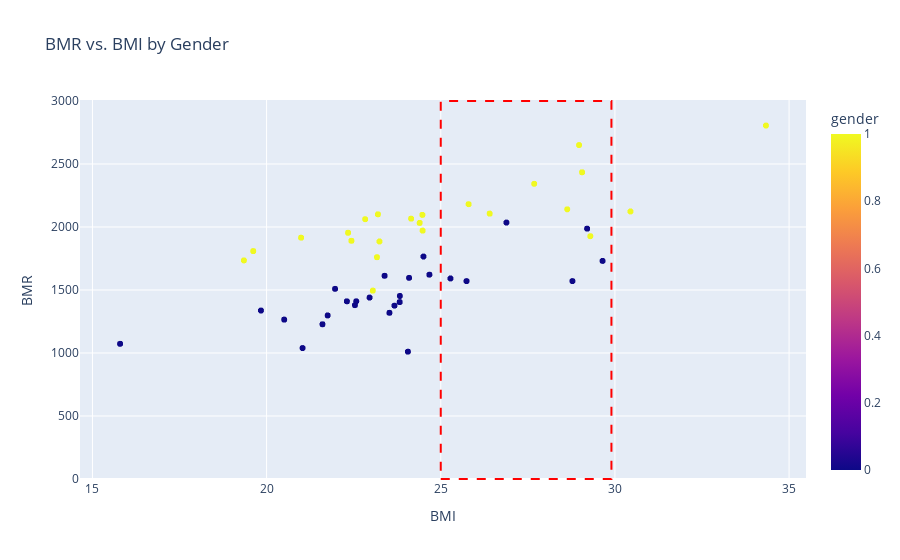

Notebook code for this chart:
### Markdown cell above
*If above graph not showing up on GitHub, see 'Activity_Type_vs_BMI.png' in Images folder.*

### Code cell
overweight_bmi_min = 25
overweight_bmi_max = 29.9

fig = px.scatter(first, x="bmi", y="bmr", color="gender", title="BMR vs. BMI by Gender")
fig.update_layout(
    xaxis_title="BMI",
    yaxis_title="BMR",
    legend_title="Gender"
)

fig.add_shape(
    type="rect",
    x0=overweight_bmi_min, y0=0,
    x1=overweight_bmi_max, y1=3000,  
    line=dict(color="red", width=2, dash="dash"),
)

fig.show()

### Figure 1 — Plotly figure (JSON) as saved in the notebook; plotly's stock layout.template omitted (floating-point values rounded to 4 significant figures; data arrays with more than 128 entries replaced by an {"elided": "..."} marker saying what was removed)
{"data": [{"hovertemplate": "bmi=%{x}<br>bmr=%{y}<br>gender=%{marker.color}<extra></extra>", "legendgroup": "", "marker": {"color": {"elided": "6264 int values"}, "coloraxis": "coloraxis", "symbol": "circle"}, "mode": "markers", "name": "", "showlegend": false, "type": "scattergl", "x": {"elided": "6264 float values"}, "xaxis": "x", "y": {"elided": "6264 float values"}, "yaxis": "y"}], "layout": {"autosize": true, "coloraxis": {"colorbar": {"title": {"text": "gender"}}, "colorscale": [[0, "#0d0887"], [0.1111, "#46039f"], [0.2222, "#7201a8"], [0.3333, "#9c179e"], [0.4444, "#bd3786"], [0.5556, "#d8576b"], [0.6667, "#ed7953"], [0.7778, "#fb9f3a"], [0.8889, "#fdca26"], [1, "#f0f921"]]}, "legend": {"title": {"text": "Gender"}, "tracegroupgap": 0}, "shapes": [{"line": {"color": "red", "dash": "dash", "width": 2}, "type": "rect", "x0": 25, "x1": 29.9, "y0": 0, "y1": 3000}], "title": {"text": "BMR vs. BMI by Gender"}, "xaxis": {"anchor": "y", "autorange": true, "domain": [0, 1], "range": [14.7, 35.43], "title": {"text": "BMI"}, "type": "linear"}, "yaxis": {"anchor": "x", "autorange": true, "domain": [0, 1], "range": [-16.88, 3021.0], "title": {"text": "BMR"}, "type": "linear"}}}
